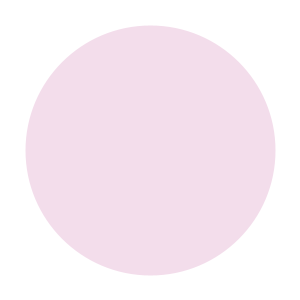
Frame 1 (no input)
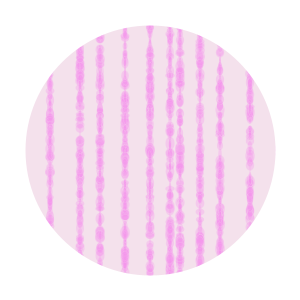
Frame 60 (the mouse pressed at the canvas centre just before this capture)
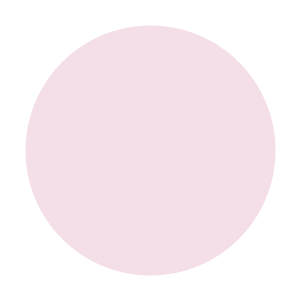
Frame 120 (the mouse held since frame 60 and released just before this capture)

The Processing sketch that drew these frames (run headless with seeded random() and noise(); from frame 60 on, the mouse is pressed at the canvas centre):

// Processing sketch: processing_55477
// ── processing_55477.pde

//Code by Saarah Saghir, YSDN 1006

//variables used:
float a=300;  //motion
int i=150;  //used in loop for dots
float steps = 200;  //how many dots show up moving
float rand = 1000;    //how random the movement is

void setup()
{
  size(300,300);
  fill(#ffffff);
  frameRate(10);  //slow speed
  ellipseMode(CENTER);
  smooth();
  
}

void draw() 
{ 
  background(255);  //constant refreshing of white bg

//--------------------vertical moving dots (built on code taken from processing.org's tutorial)------

  strokeWeight(.1);  //very small stroke
  stroke(255);        //white stroke
  fill(255,160,255,random(50,100));
  int totalPts = 1000;  //how many dots there are
    { a = a - 5;  //speed of motion
      if (a < -300) { 
        a = width;  //when a disappears, reset to 300.
      }
    }
  for  (int i = 1; i < steps; i++){ //one line of code for each line of dots.
    ellipse( (width/400) * i+10, (height/300)+ random(300)-a, (width/700) * i+ random(1,10), (height/20)- random(1,10));
    ellipse( (width/301) * i+50, (height/300)+ random(300)+a, (width/700) * i+ random(1,10), (height/20)- random(1,10));
    ellipse( (width/301) * i+80, (height/300)+ random(300)+a, (width/700) * i+ random(1,10), (height/20)- random(1,10));
    ellipse( (width/301) * i+100, (height/300)+ random(300)-a, (width/700) * i+ random(1,10), (height/20)- random(1,10));
    ellipse( (width/301) * i+125, (height/300)+ random(300)-a, (width/700) * i+ random(1,10), (height/20)- random(1,10));
    ellipse( (width/301) * i+150, (height/300)+ random(300)+a, (width/700) * i+ random(1,10), (height/20)- random(1,10));
    ellipse( (width/301) * i+170, (height/300)+ random(300)-a, (width/700) * i+ random(1,10), (height/20)- random(1,10));
    ellipse( (width/301) * i+180, (height/300)+ random(300)-a, (width/700) * i+ random(1,10), (height/20)- random(1,10));
    ellipse( (width/301) * i+200, (height/300)+ random(300)+a, (width/700) * i+ random(1,10), (height/20)- random(1,10));
    ellipse( (width/301) * i+220, (height/300)+ random(300)+a, (width/700) * i+ random(1,10), (height/20)- random(1,10));
    ellipse( (width/301) * i+250, (height/300)+ random(300)-a, (width/700) * i+ random(1,10), (height/20)- random(1,10));
    ellipse( (width/301) * i+280, (height/300)+ random(300)+a, (width/700) * i+ random(1,10), (height/20)- random(1,10));
    ellipse( (width/301) * i+300, (height/300)+ random(300)-a, (width/700) * i+ random(1,10), (height/20)- random(1,10));
    ellipse( (width/301) * i+310, (height/300)+ random(300)-a, (width/700) * i+ random(1,10), (height/20)- random(1,10));
  }
  //pink circle in bg
  fill(random(200,205), random(100,120), random(150,180), random(50,60));  //stroke circle
  strokeWeight(200);
  stroke(255);
    ellipse(150, 150, 450, 450);  
}
